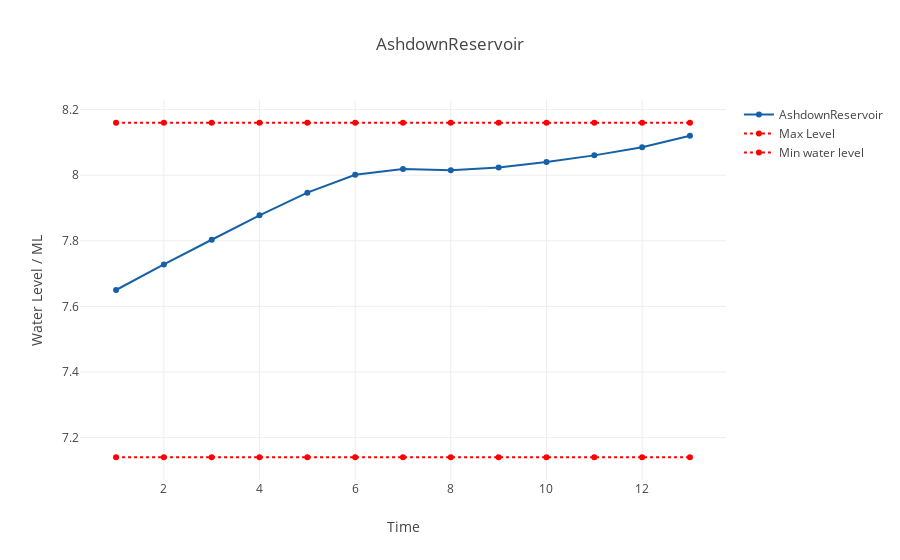
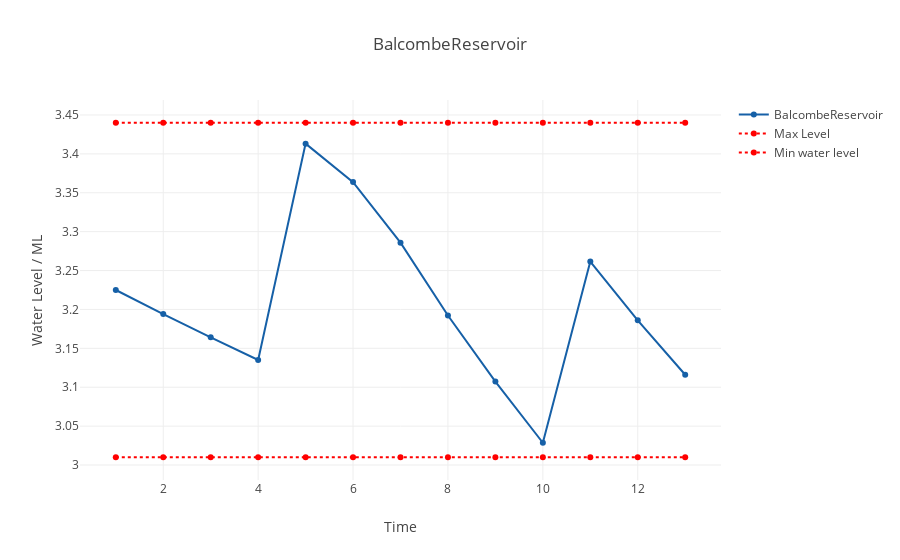
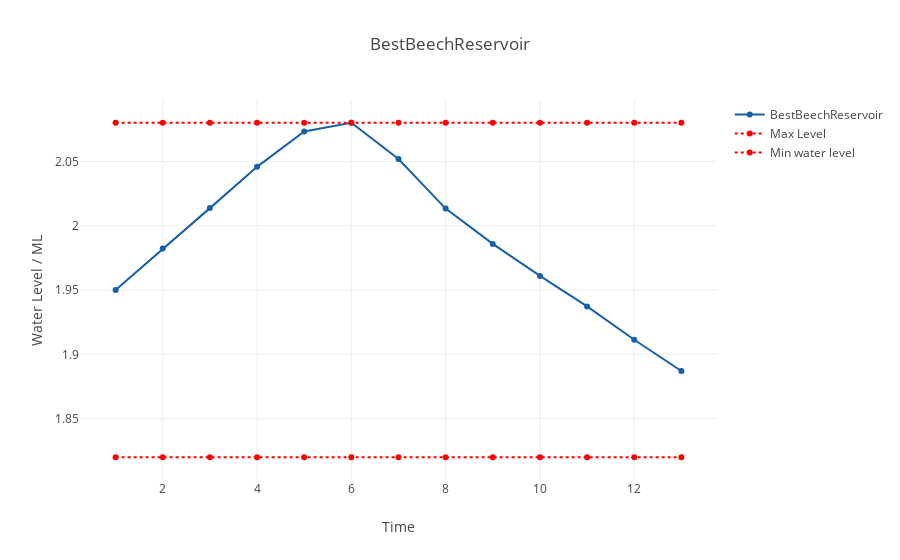
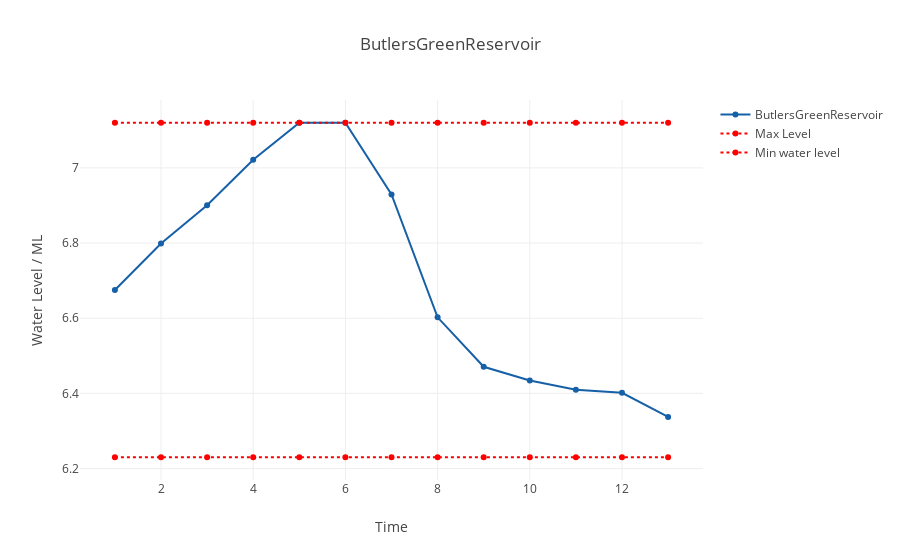

The cell these charts' notebook holds for them, in order:
### Code cell
def water_level_plot(timeperiods, dataframe, SR):
    #plot SR water level
    trace1 = go.Scatter(
        x = timeperiods.tolist(),
        name = SR,
        y = dataframe.loc[SR,:].tolist(),
        line = dict(
            color = ('rgb(22, 96, 167)'))
            # width = 4,
    )
    #plot backgound water level
    trace2 = go.Scatter(
        x=timeperiods.tolist(),
        y=[softmax_level.loc[SR].values[0]] * len(time_list),
        name='Max Level',
        line = dict(
            color = 'red',
            # width = 4,
            dash = 'dot')
    )
    #plot min water level
    trace3 = go.Scatter(
        x=timeperiods.tolist(),
        y=[softlow_level.loc[SR].values[0]] * len(time_list),
        name='Min water level',
        line = dict(
            color = 'red',
            # width = 4,
            dash = 'dot')
    )
    return [trace1, trace2, trace3]

for sr in reservoirs:
    data = water_level_plot(time_list, SR_levels_time, sr)
    layout = dict(title = sr,
              xaxis = dict(title = 'Time'),
              yaxis = dict(title = 'Water Level / ML'),
              )

    # x = list()
    # for i, source_name in enumerate(water_levels.columns):
    #     fig.append_trace(data.get(source_name), i+1, 1)

#     fig['layout'].update(height=1200, width=600, title='Stacked subplots')
    fig = dict(data=data, layout=layout)
    py.iplot(fig, filename='styled-line')

### Figure 1 — Plotly figure (JSON) as saved in the notebook; plotly's stock layout.template omitted (floating-point values rounded to 4 significant figures)
{"data": [{"line": {"color": "rgb(22, 96, 167)"}, "name": "AshdownReservoir", "type": "scatter", "uid": "27f55722-e6a8-11e8-98cd-9cb6d0e14be4", "x": [1, 2, 3, 4, 5, 6, 7, 8, 9, 10, 11, 12, 13], "y": [7.65, 7.728, 7.803, 7.878, 7.947, 8.002, 8.019, 8.015, 8.023, 8.04, 8.061, 8.085, 8.12, 8.156]}, {"line": {"color": "red", "dash": "dot"}, "name": "Max Level", "type": "scatter", "uid": "27f55723-e6a8-11e8-af92-9cb6d0e14be4", "x": [1, 2, 3, 4, 5, 6, 7, 8, 9, 10, 11, 12, 13], "y": [8.16, 8.16, 8.16, 8.16, 8.16, 8.16, 8.16, 8.16, 8.16, 8.16, 8.16, 8.16, 8.16]}, {"line": {"color": "red", "dash": "dot"}, "name": "Min water level", "type": "scatter", "uid": "27f55724-e6a8-11e8-bdfb-9cb6d0e14be4", "x": [1, 2, 3, 4, 5, 6, 7, 8, 9, 10, 11, 12, 13], "y": [7.14, 7.14, 7.14, 7.14, 7.14, 7.14, 7.14, 7.14, 7.14, 7.14, 7.14, 7.14, 7.14]}], "layout": {"title": "AshdownReservoir", "xaxis": {"title": "Time"}, "yaxis": {"title": "Water Level / ML"}}}

### Figure 2 — Plotly figure (JSON) as saved in the notebook; plotly's stock layout.template omitted (floating-point values rounded to 4 significant figures)
{"data": [{"line": {"color": "rgb(22, 96, 167)"}, "name": "BalcombeReservoir", "type": "scatter", "uid": "2844db94-e6a8-11e8-8c46-9cb6d0e14be4", "x": [1, 2, 3, 4, 5, 6, 7, 8, 9, 10, 11, 12, 13], "y": [3.225, 3.194, 3.164, 3.135, 3.413, 3.364, 3.286, 3.192, 3.107, 3.029, 3.262, 3.186, 3.116, 3.048]}, {"line": {"color": "red", "dash": "dot"}, "name": "Max Level", "type": "scatter", "uid": "2844db95-e6a8-11e8-b98b-9cb6d0e14be4", "x": [1, 2, 3, 4, 5, 6, 7, 8, 9, 10, 11, 12, 13], "y": [3.44, 3.44, 3.44, 3.44, 3.44, 3.44, 3.44, 3.44, 3.44, 3.44, 3.44, 3.44, 3.44]}, {"line": {"color": "red", "dash": "dot"}, "name": "Min water level", "type": "scatter", "uid": "2844db96-e6a8-11e8-a9cf-9cb6d0e14be4", "x": [1, 2, 3, 4, 5, 6, 7, 8, 9, 10, 11, 12, 13], "y": [3.01, 3.01, 3.01, 3.01, 3.01, 3.01, 3.01, 3.01, 3.01, 3.01, 3.01, 3.01, 3.01]}], "layout": {"title": "BalcombeReservoir", "xaxis": {"title": "Time"}, "yaxis": {"title": "Water Level / ML"}}}

### Figure 3 — Plotly figure (JSON) as saved in the notebook; plotly's stock layout.template omitted (floating-point values rounded to 4 significant figures)
{"data": [{"line": {"color": "rgb(22, 96, 167)"}, "name": "BestBeechReservoir", "type": "scatter", "uid": "2851563e-e6a8-11e8-b5d4-9cb6d0e14be4", "x": [1, 2, 3, 4, 5, 6, 7, 8, 9, 10, 11, 12, 13], "y": [1.95, 1.982, 2.014, 2.046, 2.073, 2.08, 2.052, 2.013, 1.986, 1.961, 1.937, 1.911, 1.887, 1.867]}, {"line": {"color": "red", "dash": "dot"}, "name": "Max Level", "type": "scatter", "uid": "2851563f-e6a8-11e8-96cc-9cb6d0e14be4", "x": [1, 2, 3, 4, 5, 6, 7, 8, 9, 10, 11, 12, 13], "y": [2.08, 2.08, 2.08, 2.08, 2.08, 2.08, 2.08, 2.08, 2.08, 2.08, 2.08, 2.08, 2.08]}, {"line": {"color": "red", "dash": "dot"}, "name": "Min water level", "type": "scatter", "uid": "28515640-e6a8-11e8-888f-9cb6d0e14be4", "x": [1, 2, 3, 4, 5, 6, 7, 8, 9, 10, 11, 12, 13], "y": [1.82, 1.82, 1.82, 1.82, 1.82, 1.82, 1.82, 1.82, 1.82, 1.82, 1.82, 1.82, 1.82]}], "layout": {"title": "BestBeechReservoir", "xaxis": {"title": "Time"}, "yaxis": {"title": "Water Level / ML"}}}

### Figure 4 — Plotly figure (JSON) as saved in the notebook; plotly's stock layout.template omitted (floating-point values rounded to 4 significant figures)
{"data": [{"line": {"color": "rgb(22, 96, 167)"}, "name": "ButlersGreenReservoir", "type": "scatter", "uid": "285d5bca-e6a8-11e8-98a1-9cb6d0e14be4", "x": [1, 2, 3, 4, 5, 6, 7, 8, 9, 10, 11, 12, 13], "y": [6.675, 6.799, 6.901, 7.022, 7.12, 7.12, 6.929, 6.602, 6.471, 6.434, 6.41, 6.402, 6.337, 6.23]}, {"line": {"color": "red", "dash": "dot"}, "name": "Max Level", "type": "scatter", "uid": "285d5bcb-e6a8-11e8-afd4-9cb6d0e14be4", "x": [1, 2, 3, 4, 5, 6, 7, 8, 9, 10, 11, 12, 13], "y": [7.12, 7.12, 7.12, 7.12, 7.12, 7.12, 7.12, 7.12, 7.12, 7.12, 7.12, 7.12, 7.12]}, {"line": {"color": "red", "dash": "dot"}, "name": "Min water level", "type": "scatter", "uid": "285d5bcc-e6a8-11e8-96e5-9cb6d0e14be4", "x": [1, 2, 3, 4, 5, 6, 7, 8, 9, 10, 11, 12, 13], "y": [6.23, 6.23, 6.23, 6.23, 6.23, 6.23, 6.23, 6.23, 6.23, 6.23, 6.23, 6.23, 6.23]}], "layout": {"title": "ButlersGreenReservoir", "xaxis": {"title": "Time"}, "yaxis": {"title": "Water Level / ML"}}}
